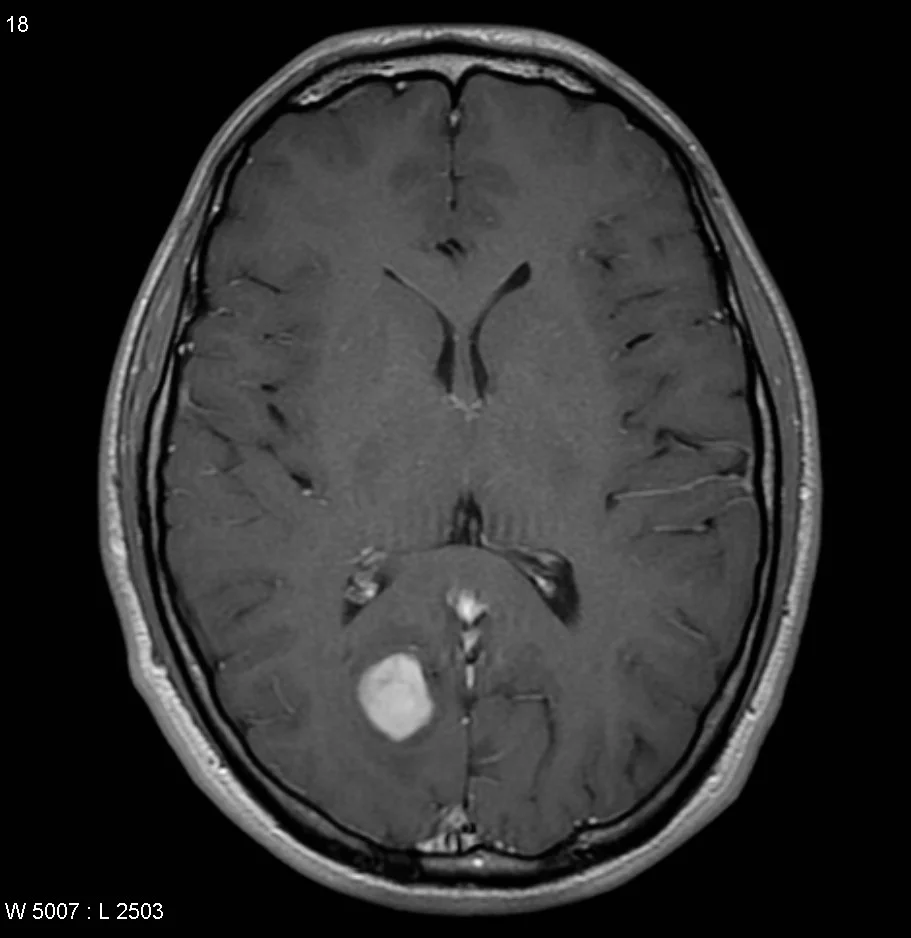
%> input picture DIP Lab Final/image1.png, 911 x 938 px
$ octave Q4.m   (GNU Octave 9; MATLAB toolbox functions it lacks are replaced by stand-ins)
%> lines starting %> are read from the running program, lines starting %| are printed output that depends on the picture; in (x1, y1, x2, y2) boxes, pixels count from 0 and x2, y2 are one past the last pixel; in counts of white or black regions, pixels touching at a corner belong together; the program's own positions count from 1
img = imread("/MATLAB Drive/Lab Final/image1.png");
%> img is the input picture: size 938x911x3 uint8; mean R, G, B 47.5, 47.4, 47.5
gray_img = rgb2gray(img);

% Apply Gaussian filter
filtered_img = imgaussfilt(gray_img, 3);

% Perform local thresholding using Otsu's method
thresh = graythresh(filtered_img);
%> thresh = 0.173
bw_img_LT = imbinarize(filtered_img, thresh);
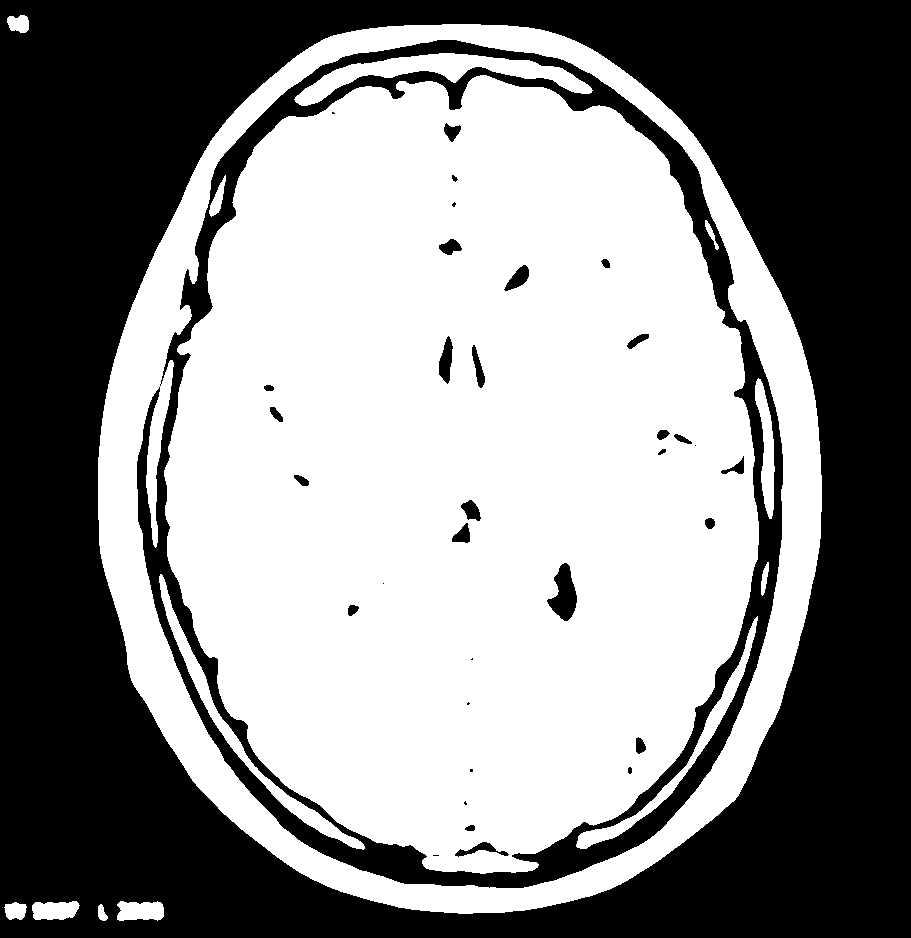
%> bw_img_LT: size 938x911 logical; 54.1% white; 35 black regions (9 under 20 px), largest, box (x1, y1, x2, y2) and area: (0, 0, 911, 938) 340120, (137, 40, 783, 888) 47685, (547, 563, 577, 621) 998

% Perform global thresholding using a fixed threshold value
thresh = 0.6;
bw_img_GT = imbinarize(filtered_img, thresh);
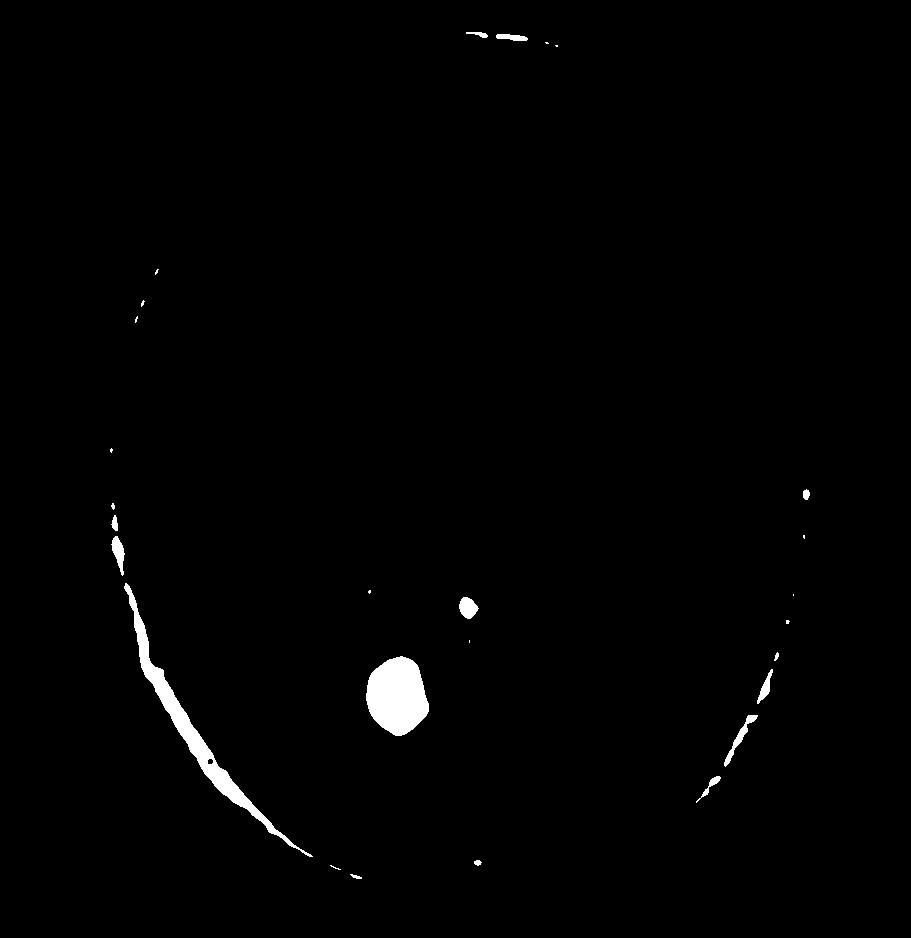
%> bw_img_GT: size 938x911 logical; 1.1% white; 27 white regions (13 under 20 px), largest, box (x1, y1, x2, y2) and area: (124, 583, 313, 857) 3766, (366, 656, 429, 736) 3702, (724, 715, 758, 767) 328

% Perform variable thresholding using adaptive thresholding
bw_img_VT = adaptthresh(filtered_img, .1);
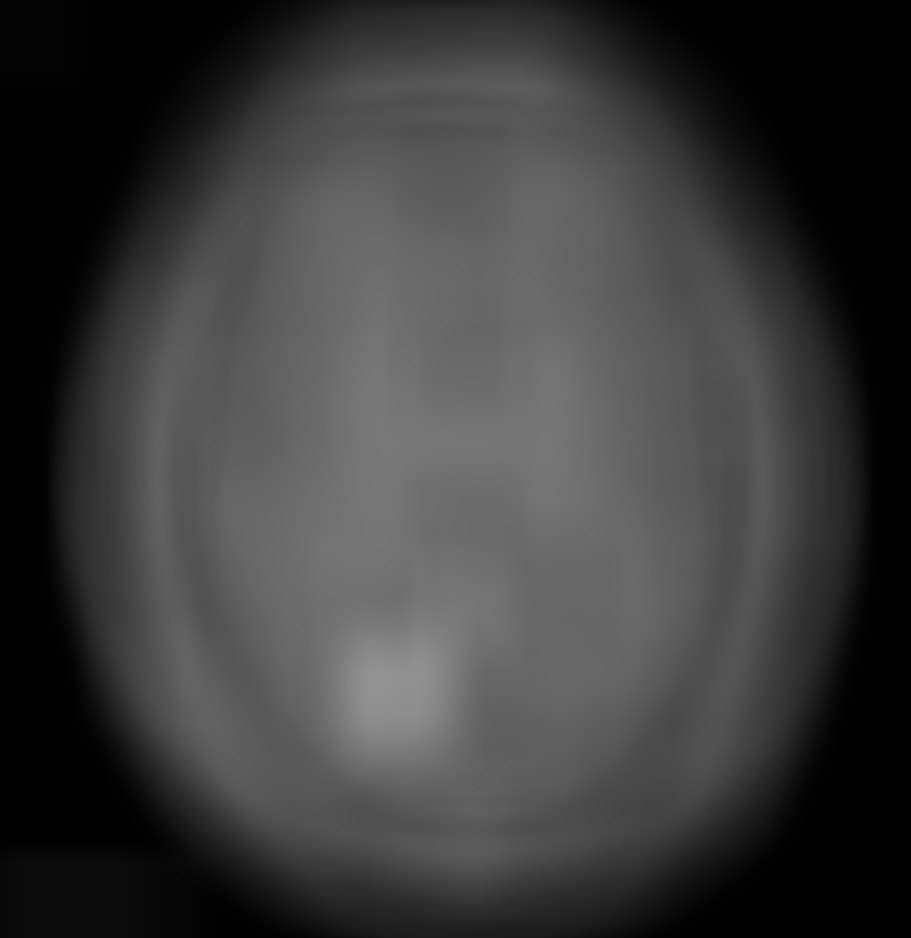
%> bw_img_VT: size 938x911 double; min 0.00498, max 0.576, mean 0.235

% Perform dynamic/adaptive thresholding
bw_img_AT = imbinarize(filtered_img, 'adaptive', 'Sensitivity', 0.5);
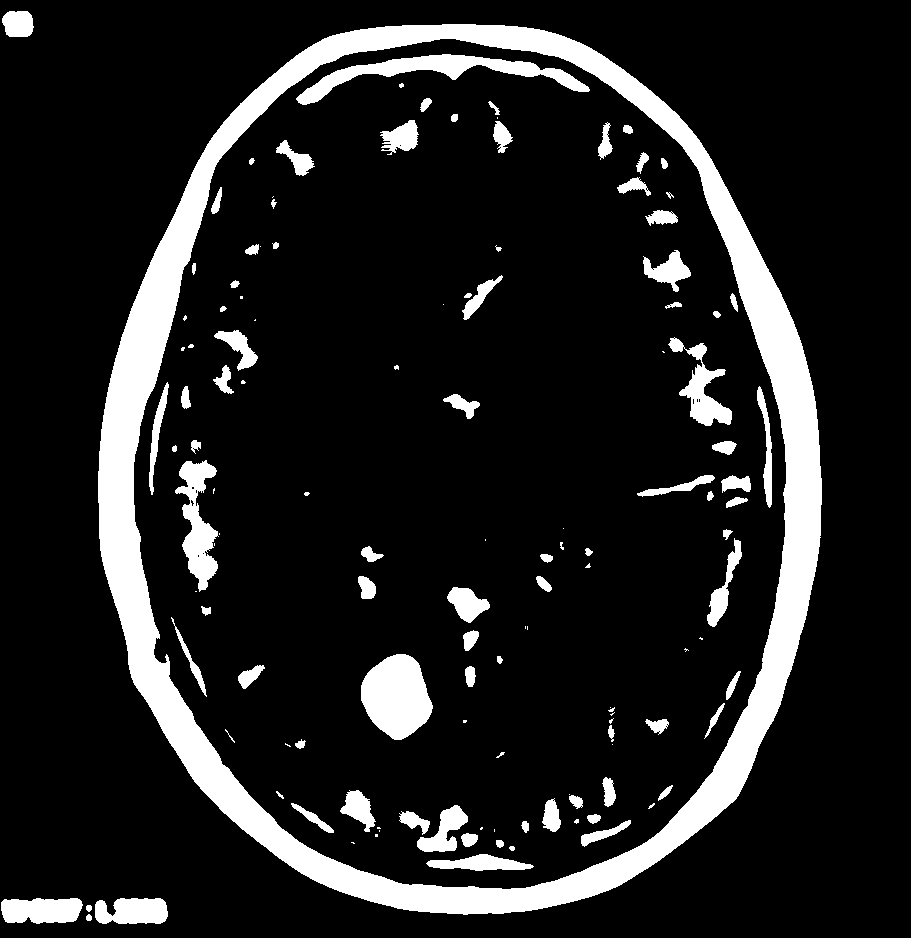
%> bw_img_AT: size 938x911 logical; 12.9% white; 130 white regions (41 under 20 px), largest, box (x1, y1, x2, y2) and area: (98, 24, 822, 915) 73309, (361, 654, 433, 740) 4420, (296, 54, 590, 105) 3956

% Perform edge detection using the Sobel operator
sobel_img = edge(filtered_img, 'sobel');
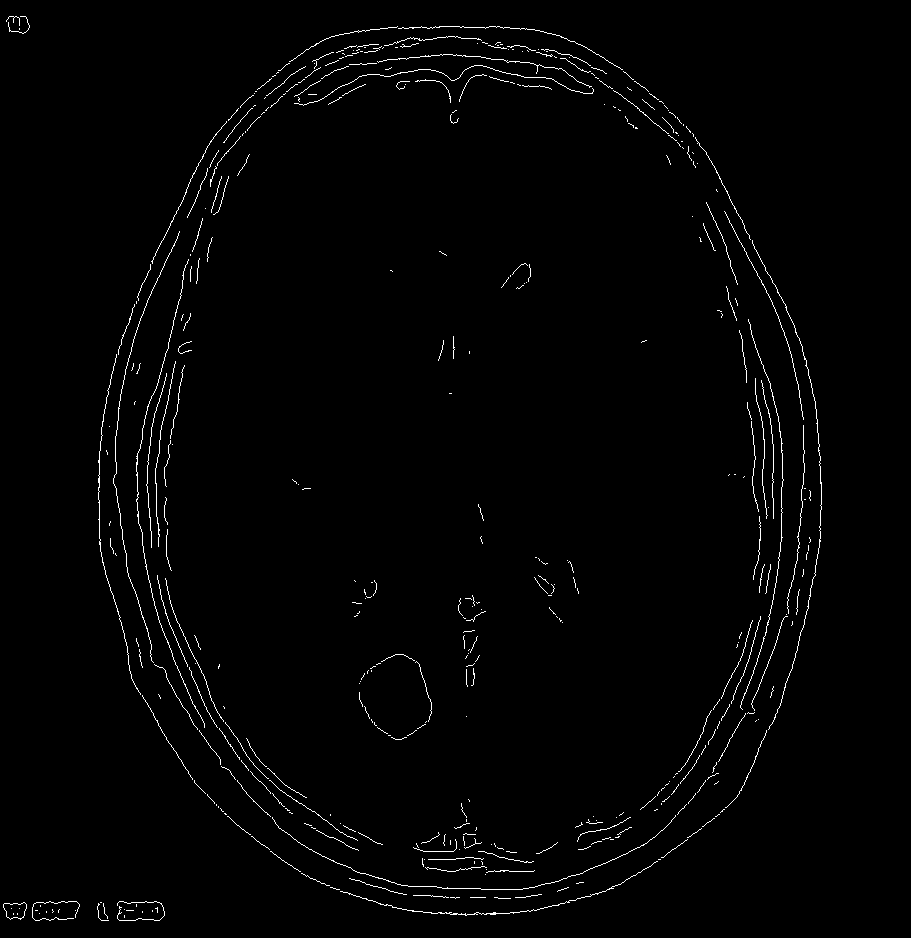
%> sobel_img: size 938x911 logical; 1.4% white in thin lines or dots, all inside (x1, y1, x2, y2) = (3, 16, 822, 921)

% Display the results with newline characters in titles
subplot(2, 3, 1), imshow(img); title('Unsharp Masking');
subplot(2, 3, 2), imshow(bw_img_LT); title('Local / Regional');
subplot(2, 3, 3), imshow(bw_img_GT); title('Global');
subplot(2, 3, 4), imshow(bw_img_VT); title('Variable');
subplot(2, 3, 5), imshow(bw_img_AT); title('Dynamic / Adaptive');
subplot(2, 3, 6), imshow(sobel_img); title('Edge Detection (Sobel)');

$ run again, with DIP Lab Final/image3.png copied over DIP Lab Final/image1.png
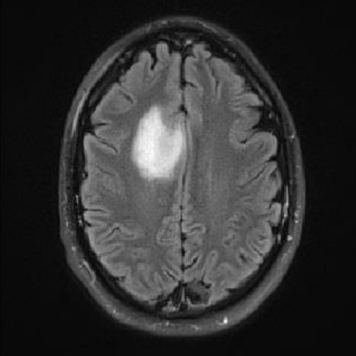
%> input picture DIP Lab Final/image3.png, 356 x 356 px
%> img is the input picture: size 356x356x3 uint8; min 3, max 252, mean 48.8
%> thresh = 0.231
%> `bw_img_LT = imbinarize(filtered_img, thresh);`:
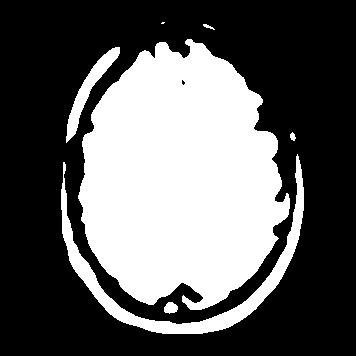
%> bw_img_LT: size 356x356 logical; 37.4% white; 7 white regions (1 under 20 px), largest, box (x1, y1, x2, y2) and area: (78, 39, 290, 310) 41195, (61, 154, 304, 334) 4863, (66, 47, 120, 143) 1141, (164, 302, 178, 314) 125, (290, 132, 296, 141) 36, (203, 24, 215, 30) 30
%> bw_img_GT: size 356x356 logical; 2% white; 1 white region, box (x1, y1, x2, y2) and area: (134, 108, 185, 179) 2564
%> bw_img_AT: size 356x356 logical; 16.3% white; 25 white regions (10 under 20 px), largest, box (x1, y1, x2, y2) and area: (57, 14, 306, 336) 9838, (81, 128, 198, 302) 2926, (186, 133, 288, 309) 2600
%> `sobel_img = edge(filtered_img, 'sobel');`:
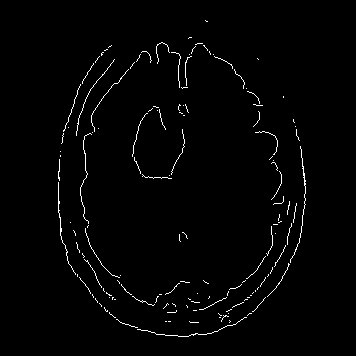
%> sobel_img: size 356x356 logical; 1.6% white in thin lines or dots, all inside (x1, y1, x2, y2) = (58, 20, 306, 337)
